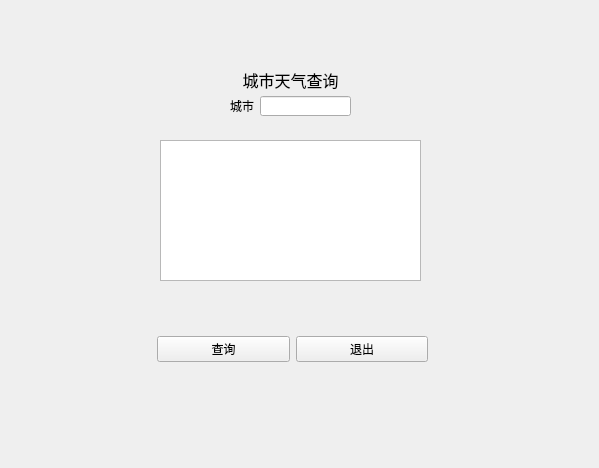
<?xml version="1.0" encoding="UTF-8"?>
<ui version="4.0">
 <class>Form</class>
 <widget class="QWidget" name="Form">
  <property name="geometry">
   <rect>
    <x>0</x>
    <y>0</y>
    <width>599</width>
    <height>468</height>
   </rect>
  </property>
  <property name="windowTitle">
   <string>Python高效编程-天气情况</string>
  </property>
  <widget class="QTextEdit" name="textEdit">
   <property name="geometry">
    <rect>
     <x>160</x>
     <y>140</y>
     <width>261</width>
     <height>141</height>
    </rect>
   </property>
   <property name="font">
    <font>
     <family>宋体</family>
     <pointsize>10</pointsize>
    </font>
   </property>
  </widget>
  <widget class="QWidget" name="layoutWidget">
   <property name="geometry">
    <rect>
     <x>230</x>
     <y>70</y>
     <width>121</width>
     <height>46</height>
    </rect>
   </property>
   <layout class="QVBoxLayout" name="verticalLayout">
    <item>
     <widget class="QLabel" name="label">
      <property name="font">
       <font>
        <family>楷体</family>
        <pointsize>12</pointsize>
       </font>
      </property>
      <property name="text">
       <string>城市天气查询</string>
      </property>
      <property name="alignment">
       <set>Qt::AlignCenter</set>
      </property>
     </widget>
    </item>
    <item>
     <layout class="QHBoxLayout" name="horizontalLayout">
      <item>
       <widget class="QLabel" name="label_2">
        <property name="text">
         <string>城市</string>
        </property>
       </widget>
      </item>
      <item>
       <widget class="QLineEdit" name="lineEdit">
        <property name="text">
         <string/>
        </property>
       </widget>
      </item>
     </layout>
    </item>
   </layout>
  </widget>
  <widget class="QWidget" name="layoutWidget">
   <property name="geometry">
    <rect>
     <x>157</x>
     <y>314</y>
     <width>271</width>
     <height>71</height>
    </rect>
   </property>
   <layout class="QHBoxLayout" name="horizontalLayout_2">
    <item>
     <widget class="QPushButton" name="pushButton">
      <property name="text">
       <string>查询</string>
      </property>
     </widget>
    </item>
    <item>
     <widget class="QPushButton" name="pushButton_2">
      <property name="text">
       <string>退出</string>
      </property>
     </widget>
    </item>
   </layout>
  </widget>
 </widget>
 <resources/>
 <connections>
  <connection>
   <sender>pushButton_2</sender>
   <signal>clicked()</signal>
   <receiver>Form</receiver>
   <slot>close()</slot>
   <hints>
    <hint type="sourcelabel">
     <x>406</x>
     <y>350</y>
    </hint>
    <hint type="destinationlabel">
     <x>373</x>
     <y>406</y>
    </hint>
   </hints>
  </connection>
  <connection>
   <sender>pushButton</sender>
   <signal>clicked()</signal>
   <receiver>Form</receiver>
   <slot>queryWeather()</slot>
   <hints>
    <hint type="sourcelabel">
     <x>170</x>
     <y>346</y>
    </hint>
    <hint type="destinationlabel">
     <x>71</x>
     <y>393</y>
    </hint>
   </hints>
  </connection>
 </connections>
 <slots>
  <slot>queryWeather()</slot>
 </slots>
</ui>
